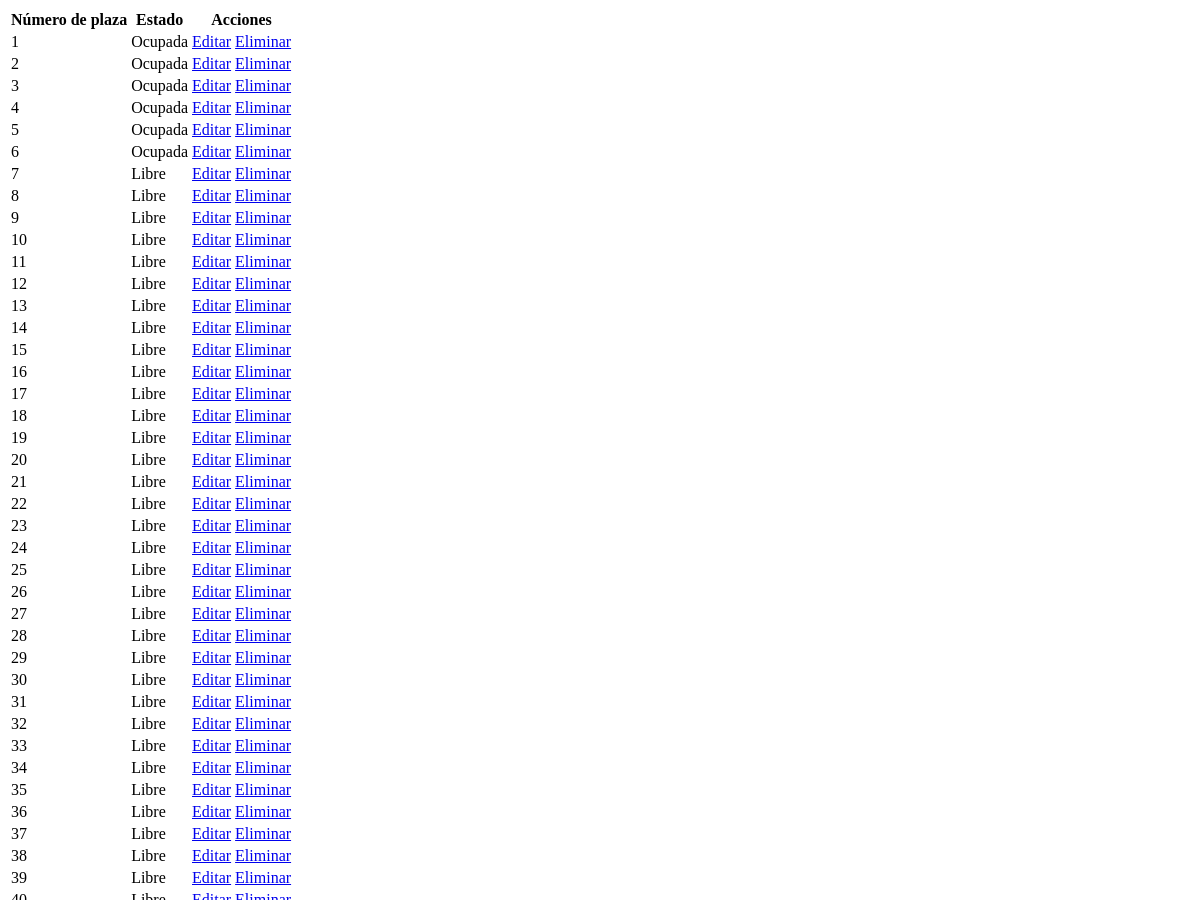
The app's page /administrar_plazas/ (upper part), older data.
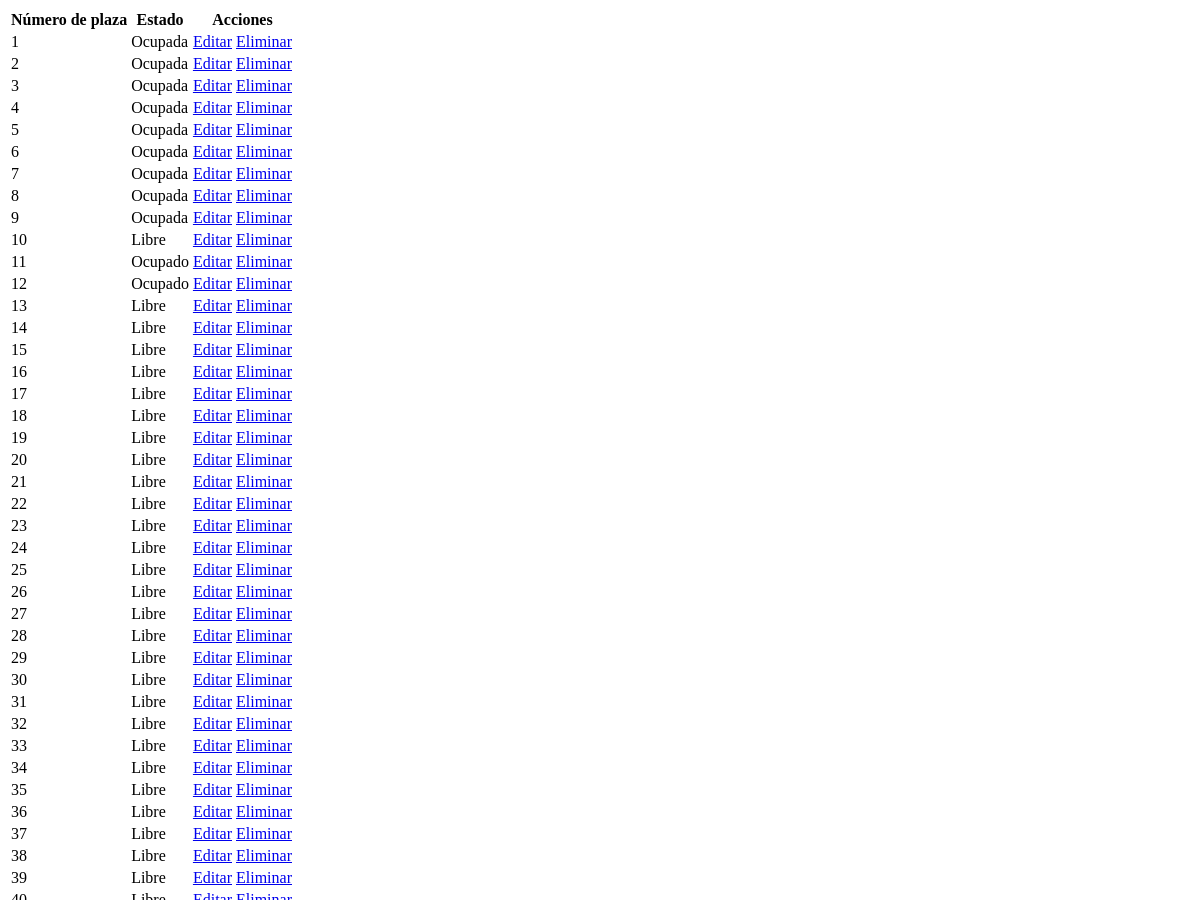
The same page, newer data.
### parking/models.py (models this page shows)
class Plaza(models.Model):
    ESTADO_OCUPADO = 'Ocupado'
    ESTADO_LIBRE = 'Libre'
    ESTADO_RESERVADO = 'Reservada'
    ESTADOS_CHOICES = (
        (ESTADO_OCUPADO, 'Ocupado'),
        (ESTADO_LIBRE, 'Libre'),
        (ESTADO_RESERVADO, 'Reservada'),
    )
    id = models.AutoField(primary_key=True)
    numero = models.IntegerField()
    tipo = models.CharField(max_length=20)
    estado = models.CharField(max_length=20, choices=ESTADOS_CHOICES, default=ESTADO_LIBRE)
    tarifa_minuto = models.DecimalField(max_digits=5, decimal_places=2)

### parking/views.py (the view)
# urls.py: path('administrar_plazas/', views.administrar_plazas_view, name='administrar_plazas'),
def administrar_plazas_view(request):
    plazas = Plaza.objects.all()
    context = {'plazas': plazas}
    return render(request, 'administrar_plazas.html', context)

### parking/templates/administrar_plazas.html
<table>
    <thead>
        <tr>
            <th>Número de plaza</th>
            <th>Estado</th>
            <th>Acciones</th>
        </tr>
    </thead>
    <tbody>
        {% for plaza in plazas %}
        <tr>
            <td>{{ plaza.numero }}</td>
            <td>{{ plaza.estado }}</td>
            <td>
                <a href="{% url 'editar_plaza' plaza.id %}">Editar</a>
                <a href="{% url 'eliminar_plaza' plaza.id %}">Eliminar</a>
            </td>
        </tr>
        {% endfor %}
    </tbody>
</table>

Row changes from the older to the newer data that the page shows:
removed Plaza: numero "11", estado "Libre"
changed Plaza (number 7 of 39 on the later page): estado "Libre" → "Ocupada"
changed Plaza (number 8 of 39 on the later page): estado "Libre" → "Ocupada"
changed Plaza (number 9 of 39 on the later page): estado "Libre" → "Ocupada"
added Plaza: numero "11", estado "Ocupado"
changed Plaza (number 12 of 39 on the later page): estado "Libre" → "Ocupado"
